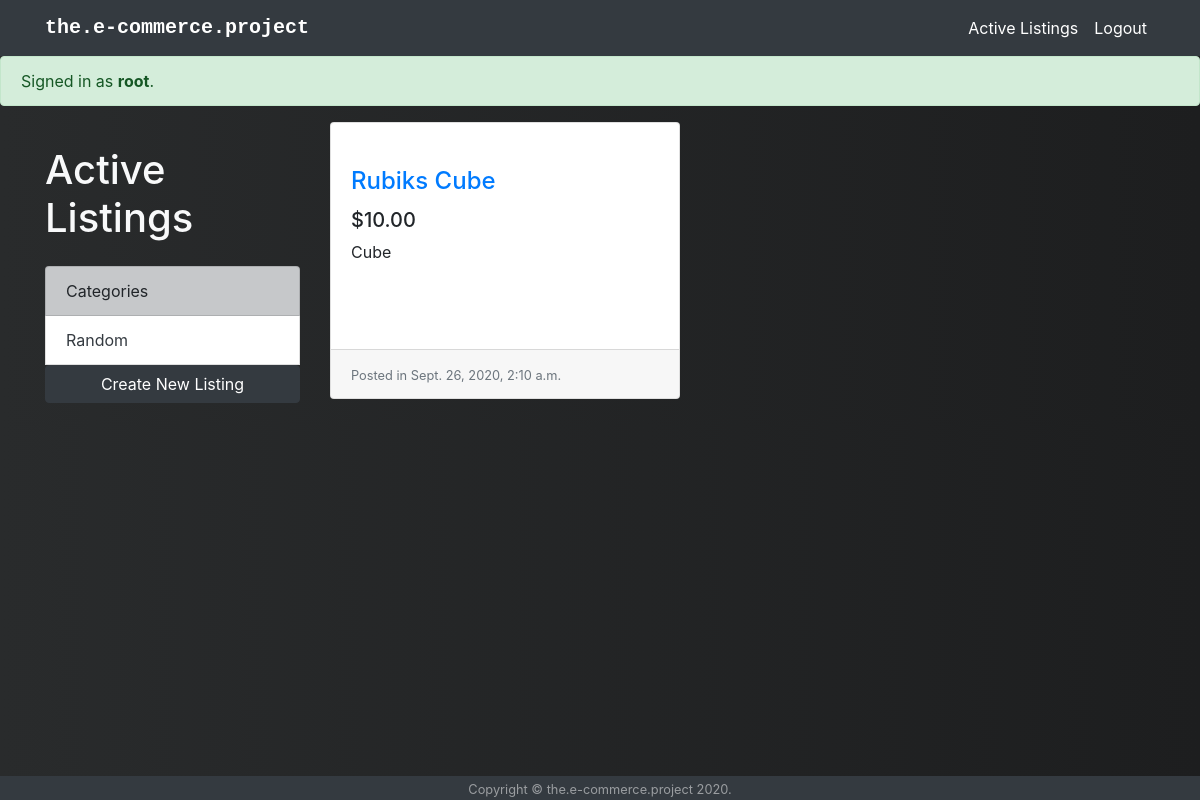
Screenshot of / (signed in) with the database file from the repository.
### auctions/models.py (models this page shows, shortened)
class User(AbstractUser):
    pass

class Category(models.Model):
    name = models.CharField(max_length=64)
    description = models.CharField(max_length=128)

class AuctionItem(models.Model):
    name = models.CharField(max_length=64)
    description = models.CharField(max_length=256)
    image = models.URLField(blank=True)
    status = models.BooleanField(blank=True)
    date = models.DateTimeField(auto_now_add=True)
    current_price = models.DecimalField(max_digits=10,decimal_places=2, default=0, validators=[MinValueValidator(0.01)])
    owner = models.ForeignKey(User, on_delete=models.CASCADE, related_name="listings", default=None)
    category = models.ForeignKey(Category, on_delete=models.SET(None), null=True,related_name="category")
    watchlist = models.ManyToManyField(User, related_name="watchlist", blank=True)

### auctions/views.py (the view)
# urls.py: path("", views.index, name="index"),
def index(request):
    active_items = AuctionItem.objects.filter(status=True)
    categories = Category.objects.all()
    return render(request, "auctions/index.html", {
        'items' : active_items,
        'categories' : categories
    })

### auctions/templates/auctions/index.html
{% extends "auctions/layout.html" %}
{% block body %}
    {% if user.is_authenticated %}
        <div class="alert alert-success" role="alert">
            Signed in as <strong>{{ user.username }}</strong>.
        </div>
    {% else %}
        <div class="alert alert-danger" role="alert">
            Not signed in.
        </div>
    {% endif %}
    <div class="container">
        <div class="row">
            <div class="categories_bar col-lg-3">
                <h1 class="my-4 text-light">Active Listings</h1>
                <div class="list-group">
                    <a class="list-group-item list-group-item-dark">Categories</a>
                    {% for category in categories %}
                        <a href="#" class="list-group-item text-dark">{{category.name}}</a>
                    {% endfor %}
                    <a class="btn btn-dark" href="{% url 'create' %}" role="button">Create New Listing</a>
                </div>
            </div>
            {% if items is None %}
                <div class="col-lg-4 col-md-6 mb-4">
                    <div class="card h-100">
                        <div class="card-body">
                            <h4 class="card-title">
                                <a href="{% url 'item' %}">No items available</a>
                            </h4>
                        </div>
                        <div class="card-footer">
                            <small class="text-muted">Create one!</small>
                        </div>
                    </div>
                </div>
            {% else %}
                {% for item in items %}
                    <div class="col-lg-4 col-md-6 mb-4">
                        <div class="card h-100">
                            <a href="{% url 'item' item.name %}"><img class="card-img-top" src="{{ item.image }}" alt=""></a>
                            <div class="card-body">
                                <h4 class="card-title">
                                    <a href="{% url 'item' item.name %}"">{{ item.name }}</a>
                                </h4>
                                <h5>${{item.current_price}}</h5>
                                <p class="card-text">{{ item.description }}</p>
                            </div>
                            <div class="card-footer">
                                <small class="text-muted">Posted in {{ item.date }}</small>
                            </div>
                        </div>
                    </div>
                {% endfor %}
            {% endif %}
        </div>
    </div>
{% endblock %}

### auctions/static/auctions/styles.css (style rules this page uses)
:root { --input-padding-x: 1.5rem; --input-padding-y: .75rem; }
body { padding-top: 56px; background: #007bff; background: linear-gradient(to right, #292b2c, #1d1e1f); height: 100%; }
.container { height: 100%; }
.categories_bar { padding-bottom: 20px; }

### rows the page displays
User: username "root"
Category: name "Random"
AuctionItem: name "Rubiks Cube", current_price "10.00", description "Cube", date "Sept. 26, 2020, 2:10 a.m."
